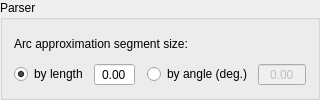
          <widget class="GroupBox" name="grpParser">
           <property name="title">
            <string>Parser</string>
           </property>
           <layout class="QVBoxLayout" name="verticalLayout_8">
            <item>
             <layout class="QHBoxLayout" name="horizontalLayout_11">
              <item>
               <widget class="QLabel" name="label_32">
                <property name="text">
                 <string>Arc approximation segment size:</string>
                </property>
               </widget>
              </item>
              <item>
               <spacer name="horizontalSpacer_14">
                <property name="orientation">
                 <enum>Qt::Horizontal</enum>
                </property>
                <property name="sizeHint" stdset="0">
                 <size>
                  <width>0</width>
                  <height>20</height>
                 </size>
                </property>
               </spacer>
              </item>
             </layout>
            </item>
            <item>
             <layout class="QGridLayout" name="gridLayout_7">
              <item row="0" column="0">
               <widget class="QRadioButton" name="radArcLengthMode">
                <property name="text">
                 <string>by length</string>
                </property>
                <property name="checked">
                 <bool>true</bool>
                </property>
               </widget>
              </item>
              <item row="0" column="2">
               <spacer name="horizontalSpacer_15">
                <property name="orientation">
                 <enum>Qt::Horizontal</enum>
                </property>
                <property name="sizeType">
                 <enum>QSizePolicy::Fixed</enum>
                </property>
                <property name="sizeHint" stdset="0">
                 <size>
                  <width>6</width>
                  <height>20</height>
                 </size>
                </property>
               </spacer>
              </item>
              <item row="0" column="1">
               <widget class="QDoubleSpinBox" name="txtArcLength">
                <property name="enabled">
                 <bool>true</bool>
                </property>
                <property name="alignment">
                 <set>Qt::AlignCenter</set>
                </property>
                <property name="buttonSymbols">
                 <enum>QAbstractSpinBox::NoButtons</enum>
                </property>
                <property name="decimals">
                 <number>2</number>
                </property>
                <property name="maximum">
                 <double>99.000000000000000</double>
                </property>
               </widget>
              </item>
              <item row="0" column="3">
               <widget class="QRadioButton" name="radArcDegreeMode">
                <property name="text">
                 <string>by angle (deg.)</string>
                </property>
               </widget>
              </item>
              <item row="0" column="4">
               <widget class="QDoubleSpinBox" name="txtArcDegree">
                <property name="enabled">
                 <bool>false</bool>
                </property>
                <property name="alignment">
                 <set>Qt::AlignCenter</set>
                </property>
                <property name="buttonSymbols">
                 <enum>QAbstractSpinBox::NoButtons</enum>
                </property>
                <property name="decimals">
                 <number>2</number>
                </property>
                <property name="maximum">
                 <double>180.000000000000000</double>
                </property>
               </widget>
              </item>
             </layout>
            </item>
           </layout>
          </widget>
